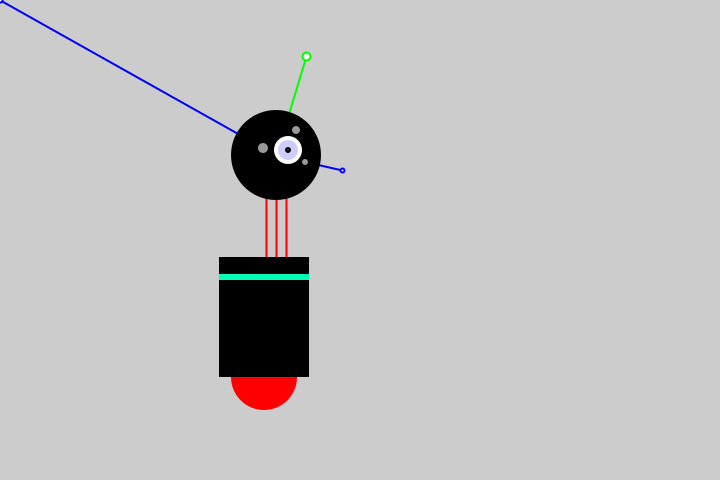
Frame 1 (no input)
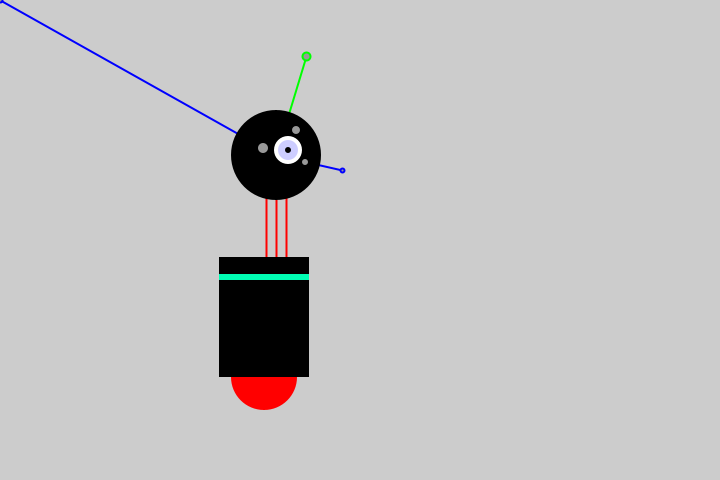
Frame 60 (the mouse pressed at the canvas centre just before this capture)
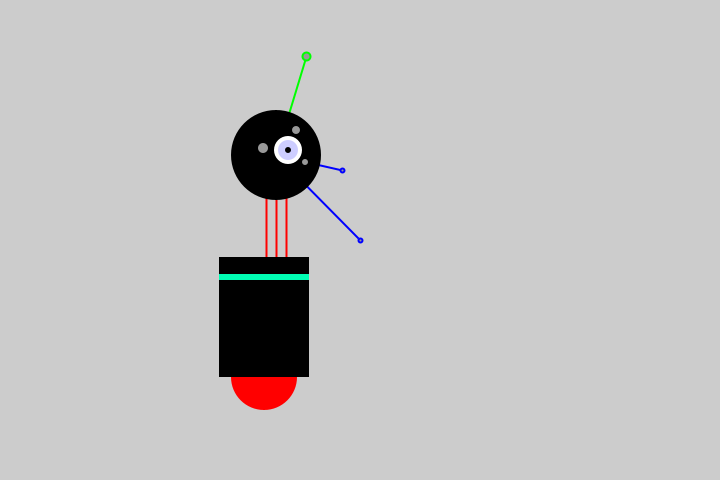
Frame 120 (the mouse held since frame 60 and released just before this capture)

The Processing sketch that drew these frames (run headless with seeded random() and noise(); from frame 60 on, the mouse is pressed at the canvas centre):

// Processing sketch: processing_184667
// ── processing_184667.pde

void setup (){
size(720,480);
smooth();
strokeWeight(2);
//background(204);
ellipseMode(RADIUS);
}

void draw(){
background(204);
stroke(255,0,0);
line(266,257,266,162);
line(276,257,276,162);
line(286,257,286,162);


stroke(0,0,255);
line(276,155,mouseX,mouseY);
ellipse(mouseX,mouseY,2,2);
stroke(0,255,0);
line(276,155,306,56);
ellipse(306,56,4,4);
stroke(0,0,255);
line(276,155,342,170);
ellipse(342,170,2,2);


noStroke();
fill(255,0,0);
ellipse(264,377,33,33);
fill(0);
rect(219,257,90,120);
fill(0,255,180);
rect(219,274,90,6);

fill(0);
ellipse(276,155,45,45);
fill(255);
ellipse(288,150,14,14);
fill(0,0,255,50);
ellipse(288,150,10,10);
fill(0);
ellipse(288,150,3,3);
fill(153);
ellipse(263,148,5,5);
ellipse(296,130,4,4);
ellipse(305,162,3,3);
}
